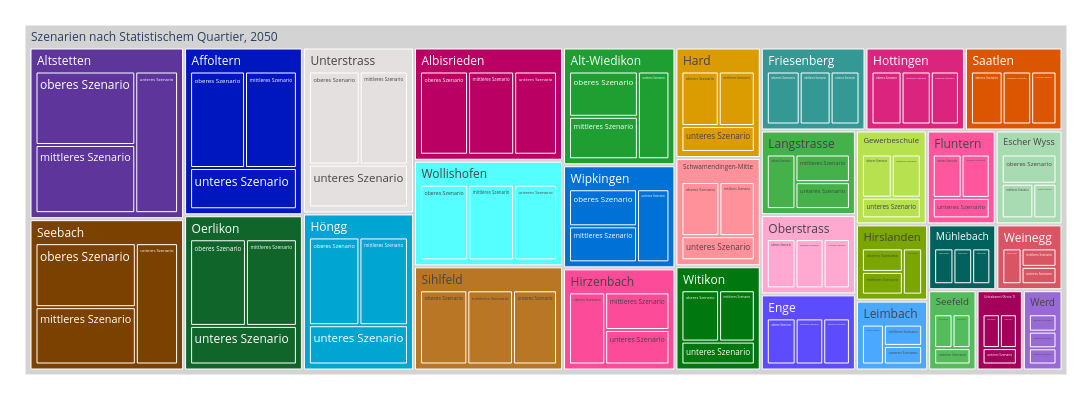

Write notebook code for a chart like this one.
### Code cell
treeMap1 = mypy_dv.plot_px_treemap(
    data=myTM.reset_index()
    ,levels=['QuarLang','VersionArtLang']
    ,values="AnzBestWir"
    ,color="QuarLang"
    #, color_continuous_scale='Blues'
    ,color_discrete_map= farben_dict_zc
    ,height=400
    ,width=1100               
    #,margin_val_bottom=25
    ,myHeaderTitle="Szenarien nach Statistischem Quartier, "+data_max_date
)
treeMap1

### Figure 1 — Plotly figure (JSON) as saved in the notebook; plotly's stock layout.template omitted (floating-point values rounded to 4 significant figures)
{"data": [{"branchvalues": "total", "customdata": [["Höngg"], ["Escher Wyss"], ["Friesenberg"], ["Oerlikon"], ["Langstrasse"], ["Seefeld"], ["Werd"], ["Wipkingen"], ["Witikon"], ["Affoltern"], ["Altstetten"], ["Albisrieden"], ["Albisrieden"], ["Wipkingen"], ["Witikon"], ["Gewerbeschule"], ["Schwamendingen-Mitte"], ["Leimbach"], ["Friesenberg"], ["Escher Wyss"], ["Altstetten"], ["Hirslanden"], ["Seebach"], ["Langstrasse"], ["Fluntern"], ["Enge"], ["Alt-Wiedikon"], ["Fluntern"], ["Gewerbeschule"], ["Hirzenbach"], ["Hottingen"], ["Hirzenbach"], ["Hard"], ["Alt-Wiedikon"], ["Enge"], ["Wollishofen"], ["Oberstrass"], ["Saatlen"], ["Unbekannt (Kreis 1)"], ["Schwamendingen-Mitte"], ["Leimbach"], ["Hirzenbach"], ["Weinegg"], ["Oerlikon"], ["Sihlfeld"], ["Hirslanden"], ["Oberstrass"], ["Höngg"], ["Mühlebach"], ["Oerlikon"], ["Leimbach"], ["Affoltern"], ["Werd"], ["Unterstrass"], ["Oberstrass"], ["Hottingen"], ["Gewerbeschule"], ["Wollishofen"], ["Hottingen"], ["Seefeld"], ["Escher Wyss"], ["Mühlebach"], ["Hard"], ["Fluntern"], ["Enge"], ["Alt-Wiedikon"], ["Unbekannt (Kreis 1)"], ["Sihlfeld"], ["Seefeld"], ["Unterstrass"], ["Unbekannt (Kreis 1)"], ["Seebach"], ["Weinegg"], ["Werd"], ["Unterstrass"], ["Mühlebach"], ["Hirslanden"], ["Hard"], ["Langstrasse"], ["Seebach"], ["Saatlen"], ["Wipkingen"], ["Wollishofen"], ["Witikon"], ["Affoltern"], ["Altstetten"], ["Albisrieden"], ["Friesenberg"], ["Höngg"], ["Schwamendingen-Mitte"], ["Weinegg"], ["Sihlfeld"], ["Saatlen"], ["Affoltern"], ["Albisrieden"], ["Alt-Wiedikon"], ["Altstetten"], ["Enge"], ["Escher Wyss"], ["Fluntern"], ["Friesenberg"], ["Gewerbeschule"], ["Hard"], ["Hirslanden"], ["Hirzenbach"], ["Hottingen"], ["Höngg"], ["Langstrasse"], ["Leimbach"], ["Mühlebach"], ["Oberstrass"], ["Oerlikon"], ["Saatlen"], ["Schwamendingen-Mitte"], ["Seebach"], ["Seefeld"], ["Sihlfeld"], ["Unbekannt (Kreis 1)"], ["Unterstrass"], ["Weinegg"], ["Werd"], ["Wipkingen"], ["Witikon"], ["Wollishofen"], ["(?)"]], "domain": {"x": [0, 1], "y": [0, 1]}, "hovertemplate": "%{label}<br><br>Anzahl:<br>%{value}<extra></extra>", "ids": ["Szenarien nach Statistischem Quartier, 2050/Höngg/mittleres Szenario", "Szenarien nach Statistischem Quartier, 2050/Escher Wyss/mittleres Szenario", "Szenarien nach Statistischem Quartier, 2050/Friesenberg/mittleres Szenario", "Szenarien nach Statistischem Quartier, 2050/Oerlikon/mittleres Szenario", "Szenarien nach Statistischem Quartier, 2050/Langstrasse/mittleres Szenario", "Szenarien nach Statistischem Quartier, 2050/Seefeld/mittleres Szenario", "Szenarien nach Statistischem Quartier, 2050/Werd/mittleres Szenario", "Szenarien nach Statistischem Quartier, 2050/Wipkingen/mittleres Szenario", "Szenarien nach Statistischem Quartier, 2050/Witikon/mittleres Szenario", "Szenarien nach Statistischem Quartier, 2050/Affoltern/mittleres Szenario", "Szenarien nach Statistischem Quartier, 2050/Altstetten/mittleres Szenario", "Szenarien nach Statistischem Quartier, 2050/Albisrieden/mittleres Szenario", "Szenarien nach Statistischem Quartier, 2050/Albisrieden/unteres Szenario", "Szenarien nach Statistischem Quartier, 2050/Wipkingen/oberes Szenario", "Szenarien nach Statistischem Quartier, 2050/Witikon/oberes Szenario", "Szenarien nach Statistischem Quartier, 2050/Gewerbeschule/unteres Szenario", "Szenarien nach Statistischem Quartier, 2050/Schwamendingen-Mitte/unteres Szenario", "Szenarien nach Statistischem Quartier, 2050/Leimbach/oberes Szenario", "Szenarien nach Statistischem Quartier, 2050/Friesenberg/unteres Szenario", "Szenarien nach Statistischem Quartier, 2050/Escher Wyss/unteres Szenario", "Szenarien nach Statistischem Quartier, 2050/Altstetten/unteres Szenario", "Szenarien nach Statistischem Quartier, 2050/Hirslanden/oberes Szenario", "Szenarien nach Statistischem Quartier, 2050/Seebach/oberes Szenario", "Szenarien nach Statistischem Quartier, 2050/Langstrasse/oberes Szenario", "Szenarien nach Statistischem Quartier, 2050/Fluntern/unteres Szenario", "Szenarien nach Statistischem Quartier, 2050/Enge/unteres Szenario", "Szenarien nach Statistischem Quartier, 2050/Alt-Wiedikon/unteres Szenario", "Szenarien nach Statistischem Quartier, 2050/Fluntern/oberes Szenario", "Szenarien nach Statistischem Quartier, 2050/Gewerbeschule/oberes Szenario", "Szenarien nach Statistischem Quartier, 2050/Hirzenbach/oberes Szenario", "Szenarien nach Statistischem Quartier, 2050/Hottingen/unteres Szenario", "Szenarien nach Statistischem Quartier, 2050/Hirzenbach/unteres Szenario", "Szenarien nach Statistischem Quartier, 2050/Hard/unteres Szenario", "Szenarien nach Statistischem Quartier, 2050/Alt-Wiedikon/oberes Szenario", "Szenarien nach Statistischem Quartier, 2050/Enge/oberes Szenario", "Szenarien nach Statistischem Quartier, 2050/Wollishofen/mittleres Szenario", "Szenarien nach Statistischem Quartier, 2050/Oberstrass/oberes Szenario", "Szenarien nach Statistischem Quartier, 2050/Saatlen/oberes Szenario", "Szenarien nach Statistischem Quartier, 2050/Unbekannt (Kreis 1)/oberes Szenario", "Szenarien nach Statistischem Quartier, 2050/Schwamendingen-Mitte/mittleres Szenario", "Szenarien nach Statistischem Quartier, 2050/Leimbach/mittleres Szenario", "Szenarien nach Statistischem Quartier, 2050/Hirzenbach/mittleres Szenario", "Szenarien nach Statistischem Quartier, 2050/Weinegg/oberes Szenario", "Szenarien nach Statistischem Quartier, 2050/Oerlikon/oberes Szenario", "Szenarien nach Statistischem Quartier, 2050/Sihlfeld/oberes Szenario", "Szenarien nach Statistischem Quartier, 2050/Hirslanden/unteres Szenario", "Szenarien nach Statistischem Quartier, 2050/Oberstrass/unteres Szenario", "Szenarien nach Statistischem Quartier, 2050/Höngg/unteres Szenario", "Szenarien nach Statistischem Quartier, 2050/Mühlebach/unteres Szenario", "Szenarien nach Statistischem Quartier, 2050/Oerlikon/unteres Szenario", "Szenarien nach Statistischem Quartier, 2050/Leimbach/unteres Szenario", "Szenarien nach Statistischem Quartier, 2050/Affoltern/unteres Szenario", "Szenarien nach Statistischem Quartier, 2050/Werd/oberes Szenario", "Szenarien nach Statistischem Quartier, 2050/Unterstrass/oberes Szenario", "Szenarien nach Statistischem Quartier, 2050/Oberstrass/mittleres Szenario", "Szenarien nach Statistischem Quartier, 2050/Hottingen/mittleres Szenario", "Szenarien nach Statistischem Quartier, 2050/Gewerbeschule/mittleres Szenario", "Szenarien nach Statistischem Quartier, 2050/Wollishofen/oberes Szenario", "Szenarien nach Statistischem Quartier, 2050/Hottingen/oberes Szenario", "Szenarien nach Statistischem Quartier, 2050/Seefeld/oberes Szenario", "Szenarien nach Statistischem Quartier, 2050/Escher Wyss/oberes Szenario", "Szenarien nach Statistischem Quartier, 2050/Mühlebach/oberes Szenario", "Szenarien nach Statistischem Quartier, 2050/Hard/oberes Szenario", "Szenarien nach Statistischem Quartier, 2050/Fluntern/mittleres Szenario", "Szenarien nach Statistischem Quartier, 2050/Enge/mittleres Szenario", "Szenarien nach Statistischem Quartier, 2050/Alt-Wiedikon/mittleres Szenario", "Szenarien nach Statistischem Quartier, 2050/Unbekannt (Kreis 1)/unteres Szenario", "Szenarien nach Statistischem Quartier, 2050/Sihlfeld/unteres Szenario", "Szenarien nach Statistischem Quartier, 2050/Seefeld/unteres Szenario", "Szenarien nach Statistischem Quartier, 2050/Unterstrass/mittleres Szenario", "Szenarien nach Statistischem Quartier, 2050/Unbekannt (Kreis 1)/mittleres Szenario", "Szenarien nach Statistischem Quartier, 2050/Seebach/mittleres Szenario", "Szenarien nach Statistischem Quartier, 2050/Weinegg/unteres Szenario", "Szenarien nach Statistischem Quartier, 2050/Werd/unteres Szenario", "Szenarien nach Statistischem Quartier, 2050/Unterstrass/unteres Szenario", "Szenarien nach Statistischem Quartier, 2050/Mühlebach/mittleres Szenario", "Szenarien nach Statistischem Quartier, 2050/Hirslanden/mittleres Szenario", "Szenarien nach Statistischem Quartier, 2050/Hard/mittleres Szenario", "Szenarien nach Statistischem Quartier, 2050/Langstrasse/unteres Szenario", "Szenarien nach Statistischem Quartier, 2050/Seebach/unteres Szenario", "Szenarien nach Statistischem Quartier, 2050/Saatlen/unteres Szenario", "Szenarien nach Statistischem Quartier, 2050/Wipkingen/unteres Szenario", "Szenarien nach Statistischem Quartier, 2050/Wollishofen/unteres Szenario", "Szenarien nach Statistischem Quartier, 2050/Witikon/unteres Szenario", "Szenarien nach Statistischem Quartier, 2050/Affoltern/oberes Szenario", "Szenarien nach Statistischem Quartier, 2050/Altstetten/oberes Szenario", "Szenarien nach Statistischem Quartier, 2050/Albisrieden/oberes Szenario", "Szenarien nach Statistischem Quartier, 2050/Friesenberg/oberes Szenario", "Szenarien nach Statistischem Quartier, 2050/Höngg/oberes Szenario", "Szenarien nach Statistischem Quartier, 2050/Schwamendingen-Mitte/oberes Szenario", "Szenarien nach Statistischem Quartier, 2050/Weinegg/mittleres Szenario", "Szenarien nach Statistischem Quartier, 2050/Sihlfeld/mittleres Szenario", "Szenarien nach Statistischem Quartier, 2050/Saatlen/mittleres Szenario", "Szenarien nach Statistischem Quartier, 2050/Affoltern", "Szenarien nach Statistischem Quartier, 2050/Albisrieden", "Szenarien nach Statistischem Quartier, 2050/Alt-Wiedikon", "Szenarien nach Statistischem Quartier, 2050/Altstetten", "Szenarien nach Statistischem Quartier, 2050/Enge", "Szenarien nach Statistischem Quartier, 2050/Escher Wyss", "Szenarien nach Statistischem Quartier, 2050/Fluntern", "Szenarien nach Statistischem Quartier, 2050/Friesenberg", "Szenarien nach Statistischem Quartier, 2050/Gewerbeschule", "Szenarien nach Statistischem Quartier, 2050/Hard", "Szenarien nach Statistischem Quartier, 2050/Hirslanden", "Szenarien nach Statistischem Quartier, 2050/Hirzenbach", "Szenarien nach Statistischem Quartier, 2050/Hottingen", "Szenarien nach Statistischem Quartier, 2050/Höngg", "Szenarien nach Statistischem Quartier, 2050/Langstrasse", "Szenarien nach Statistischem Quartier, 2050/Leimbach", "Szenarien nach Statistischem Quartier, 2050/Mühlebach", "Szenarien nach Statistischem Quartier, 2050/Oberstrass", "Szenarien nach Statistischem Quartier, 2050/Oerlikon", "Szenarien nach Statistischem Quartier, 2050/Saatlen", "Szenarien nach Statistischem Quartier, 2050/Schwamendingen-Mitte", "Szenarien nach Statistischem Quartier, 2050/Seebach", "Szenarien nach Statistischem Quartier, 2050/Seefeld", "Szenarien nach Statistischem Quartier, 2050/Sihlfeld", "Szenarien nach Statistischem Quartier, 2050/Unbekannt (Kreis 1)", "Szenarien nach Statistischem Quartier, 2050/Unterstrass", "Szenarien nach Statistischem Quartier, 2050/Weinegg", "Szenarien nach Statistischem Quartier, 2050/Werd", "Szenarien nach Statistischem Quartier, 2050/Wipkingen", "Szenarien nach Statistischem Quartier, 2050/Witikon", "Szenarien nach Statistischem Quartier, 2050/Wollishofen", "Szenarien nach Statistischem Quartier, 2050"], "labels": ["mittleres Szenario", "mittleres Szenario", "mittleres Szenario", "mittleres Szenario", "mittleres Szenario", "mittleres Szenario", "mittleres Szenario", "mittleres Szenario", "mittleres Szenario", "mittleres Szenario", "mittleres Szenario", "mittleres Szenario", "unteres Szenario", "oberes Szenario", "oberes Szenario", "unteres Szenario", "unteres Szenario", "oberes Szenario", "unteres Szenario", "unteres Szenario", "unteres Szenario", "oberes Szenario", "oberes Szenario", "oberes Szenario", "unteres Szenario", "unteres Szenario", "unteres Szenario", "oberes Szenario", "oberes Szenario", "oberes Szenario", "unteres Szenario", "unteres Szenario", "unteres Szenario", "oberes Szenario", "oberes Szenario", "mittleres Szenario", "oberes Szenario", "oberes Szenario", "oberes Szenario", "mittleres Szenario", "mittleres Szenario", "mittleres Szenario", "oberes Szenario", "oberes Szenario", "oberes Szenario", "unteres Szenario", "unteres Szenario", "unteres Szenario", "unteres Szenario", "unteres Szenario", "unteres Szenario", "unteres Szenario", "oberes Szenario", "oberes Szenario", "mittleres Szenario", "mittleres Szenario", "mittleres Szenario", "oberes Szenario", "oberes Szenario", "oberes Szenario", "oberes Szenario", "oberes Szenario", "oberes Szenario", "mittleres Szenario", "mittleres Szenario", "mittleres Szenario", "unteres Szenario", "unteres Szenario", "unteres Szenario", "mittleres Szenario", "mittleres Szenario", "mittleres Szenario", "unteres Szenario", "unteres Szenario", "unteres Szenario", "mittleres Szenario", "mittleres Szenario", "mittleres Szenario", "unteres Szenario", "unteres Szenario", "unteres Szenario", "unteres Szenario", "unteres Szenario", "unteres Szenario", "oberes Szenario", "oberes Szenario", "oberes Szenario", "oberes Szenario", "oberes Szenario", "oberes Szenario", "mittleres Szenario", "mittleres Szenario", "mittleres Szenario", "Affoltern", "Albisrieden", "Alt-Wiedikon", "Altstetten", "Enge", "Escher Wyss", "Fluntern", "Friesenberg", "Gewerbeschule", "Hard", "Hirslanden", "Hirzenbach", "Hottingen", "Höngg", "Langstrasse", "Leimbach", "Mühlebach", "Oberstrass", "Oerlikon", "Saatlen", "Schwamendingen-Mitte", "Seebach", "Seefeld", "Sihlfeld", "Unbekannt (Kreis 1)", "Unterstrass", "Weinegg", "Werd", "Wipkingen", "Witikon", "Wollishofen", "Szenarien nach Statistischem Quartier, 2050"], "marker": {"colors": ["#00A5D2", "#A8DBB1", "#349894", "#10652A", "#44B14A", "#55BC5D", "#986AD5", "#0072D7", "#00770F", "#0017BF", "#5E359A", "#BA0062", "#BA0062", "#0072D7", "#00770F", "#B7E14E", "#FF919A", "#4AA9FF", "#349894", "#A8DBB1", "#5E359A", "#7BA600", "#7B4100", "#44B14A", "#FF579E", "#5D4BFE", "#1F9E31", "#FF579E", "#B7E14E", "#FC4C99", "#DB247D", "#FC4C99", "#DA9C00", "#1F9E31", "#5D4BFE", "#55FFFF", "#FFA8D0", "#DC5500", "#A30059", "#FF919A", "#4AA9FF", "#FC4C99", "#DA5563", "#10652A", "#B97624", "#7BA600", "#FFA8D0", "#00A5D2", "#00615D", "#10652A", "#4AA9FF", "#0017BF", "#986AD5", "#E4E0DF", "#FFA8D0", "#DB247D", "#B7E14E", "#55FFFF", "#DB247D", "#55BC5D", "#A8DBB1", "#00615D", "#DA9C00", "#FF579E", "#5D4BFE", "#1F9E31", "#A30059", "#B97624", "#55BC5D", "#E4E0DF", "#A30059", "#7B4100", "#DA5563", "#986AD5", "#E4E0DF", "#00615D", "#7BA600", "#DA9C00", "#44B14A", "#7B4100", "#DC5500", "#0072D7", "#55FFFF", "#00770F", "#0017BF", "#5E359A", "#BA0062", "#349894", "#00A5D2", "#FF919A", "#DA5563", "#B97624", "#DC5500", "#0017BF", "#BA0062", "#1F9E31", "#5E359A", "#5D4BFE", "#A8DBB1", "#FF579E", "#349894", "#B7E14E", "#DA9C00", "#7BA600", "#FC4C99", "#DB247D", "#00A5D2", "#44B14A", "#4AA9FF", "#00615D", "#FFA8D0", "#10652A", "#DC5500", "#FF919A", "#7B4100", "#55BC5D", "#B97624", "#A30059", "#E4E0DF", "#DA5563", "#986AD5", "#0072D7", "#00770F", "#55FFFF", "lightgrey"]}, "name": "", "parents": ["Szenarien nach Statistischem Quartier, 2050/Höngg", "Szenarien nach Statistischem Quartier, 2050/Escher Wyss", "Szenarien nach Statistischem Quartier, 2050/Friesenberg", "Szenarien nach Statistischem Quartier, 2050/Oerlikon", "Szenarien nach Statistischem Quartier, 2050/Langstrasse", "Szenarien nach Statistischem Quartier, 2050/Seefeld", "Szenarien nach Statistischem Quartier, 2050/Werd", "Szenarien nach Statistischem Quartier, 2050/Wipkingen", "Szenarien nach Statistischem Quartier, 2050/Witikon", "Szenarien nach Statistischem Quartier, 2050/Affoltern", "Szenarien nach Statistischem Quartier, 2050/Altstetten", "Szenarien nach Statistischem Quartier, 2050/Albisrieden", "Szenarien nach Statistischem Quartier, 2050/Albisrieden", "Szenarien nach Statistischem Quartier, 2050/Wipkingen", "Szenarien nach Statistischem Quartier, 2050/Witikon", "Szenarien nach Statistischem Quartier, 2050/Gewerbeschule", "Szenarien nach Statistischem Quartier, 2050/Schwamendingen-Mitte", "Szenarien nach Statistischem Quartier, 2050/Leimbach", "Szenarien nach Statistischem Quartier, 2050/Friesenberg", "Szenarien nach Statistischem Quartier, 2050/Escher Wyss", "Szenarien nach Statistischem Quartier, 2050/Altstetten", "Szenarien nach Statistischem Quartier, 2050/Hirslanden", "Szenarien nach Statistischem Quartier, 2050/Seebach", "Szenarien nach Statistischem Quartier, 2050/Langstrasse", "Szenarien nach Statistischem Quartier, 2050/Fluntern", "Szenarien nach Statistischem Quartier, 2050/Enge", "Szenarien nach Statistischem Quartier, 2050/Alt-Wiedikon", "Szenarien nach Statistischem Quartier, 2050/Fluntern", "Szenarien nach Statistischem Quartier, 2050/Gewerbeschule", "Szenarien nach Statistischem Quartier, 2050/Hirzenbach", "Szenarien nach Statistischem Quartier, 2050/Hottingen", "Szenarien nach Statistischem Quartier, 2050/Hirzenbach", "Szenarien nach Statistischem Quartier, 2050/Hard", "Szenarien nach Statistischem Quartier, 2050/Alt-Wiedikon", "Szenarien nach Statistischem Quartier, 2050/Enge", "Szenarien nach Statistischem Quartier, 2050/Wollishofen", "Szenarien nach Statistischem Quartier, 2050/Oberstrass", "Szenarien nach Statistischem Quartier, 2050/Saatlen", "Szenarien nach Statistischem Quartier, 2050/Unbekannt (Kreis 1)", "Szenarien nach Statistischem Quartier, 2050/Schwamendingen-Mitte", "Szenarien nach Statistischem Quartier, 2050/Leimbach", "Szenarien nach Statistischem Quartier, 2050/Hirzenbach", "Szenarien nach Statistischem Quartier, 2050/Weinegg", "Szenarien nach Statistischem Quartier, 2050/Oerlikon", "Szenarien nach Statistischem Quartier, 2050/Sihlfeld", "Szenarien nach Statistischem Quartier, 2050/Hirslanden", "Szenarien nach Statistischem Quartier, 2050/Oberstrass", "Szenarien nach Statistischem Quartier, 2050/Höngg", "Szenarien nach Statistischem Quartier, 2050/Mühlebach", "Szenarien nach Statistischem Quartier, 2050/Oerlikon", "Szenarien nach Statistischem Quartier, 2050/Leimbach", "Szenarien nach Statistischem Quartier, 2050/Affoltern", "Szenarien nach Statistischem Quartier, 2050/Werd", "Szenarien nach Statistischem Quartier, 2050/Unterstrass", "Szenarien nach Statistischem Quartier, 2050/Oberstrass", "Szenarien nach Statistischem Quartier, 2050/Hottingen", "Szenarien nach Statistischem Quartier, 2050/Gewerbeschule", "Szenarien nach Statistischem Quartier, 2050/Wollishofen", "Szenarien nach Statistischem Quartier, 2050/Hottingen", "Szenarien nach Statistischem Quartier, 2050/Seefeld", "Szenarien nach Statistischem Quartier, 2050/Escher Wyss", "Szenarien nach Statistischem Quartier, 2050/Mühlebach", "Szenarien nach Statistischem Quartier, 2050/Hard", "Szenarien nach Statistischem Quartier, 2050/Fluntern", "Szenarien nach Statistischem Quartier, 2050/Enge", "Szenarien nach Statistischem Quartier, 2050/Alt-Wiedikon", "Szenarien nach Statistischem Quartier, 2050/Unbekannt (Kreis 1)", "Szenarien nach Statistischem Quartier, 2050/Sihlfeld", "Szenarien nach Statistischem Quartier, 2050/Seefeld", "Szenarien nach Statistischem Quartier, 2050/Unterstrass", "Szenarien nach Statistischem Quartier, 2050/Unbekannt (Kreis 1)", "Szenarien nach Statistischem Quartier, 2050/Seebach", "Szenarien nach Statistischem Quartier, 2050/Weinegg", "Szenarien nach Statistischem Quartier, 2050/Werd", "Szenarien nach Statistischem Quartier, 2050/Unterstrass", "Szenarien nach Statistischem Quartier, 2050/Mühlebach", "Szenarien nach Statistischem Quartier, 2050/Hirslanden", "Szenarien nach Statistischem Quartier, 2050/Hard", "Szenarien nach Statistischem Quartier, 2050/Langstrasse", "Szenarien nach Statistischem Quartier, 2050/Seebach", "Szenarien nach Statistischem Quartier, 2050/Saatlen", "Szenarien nach Statistischem Quartier, 2050/Wipkingen", "Szenarien nach Statistischem Quartier, 2050/Wollishofen", "Szenarien nach Statistischem Quartier, 2050/Witikon", "Szenarien nach Statistischem Quartier, 2050/Affoltern", "Szenarien nach Statistischem Quartier, 2050/Altstetten", "Szenarien nach Statistischem Quartier, 2050/Albisrieden", "Szenarien nach Statistischem Quartier, 2050/Friesenberg", "Szenarien nach Statistischem Quartier, 2050/Höngg", "Szenarien nach Statistischem Quartier, 2050/Schwamendingen-Mitte", "Szenarien nach Statistischem Quartier, 2050/Weinegg", "Szenarien nach Statistischem Quartier, 2050/Sihlfeld", "Szenarien nach Statistischem Quartier, 2050/Saatlen", "Szenarien nach Statistischem Quartier, 2050", "Szenarien nach Statistischem Quartier, 2050", "Szenarien nach Statistischem Quartier, 2050", "Szenarien nach Statistischem Quartier, 2050", "Szenarien nach Statistischem Quartier, 2050", "Szenarien nach Statistischem Quartier, 2050", "Szenarien nach Statistischem Quartier, 2050", "Szenarien nach Statistischem Quartier, 2050", "Szenarien nach Statistischem Quartier, 2050", "Szenarien nach Statistischem Quartier, 2050", "Szenarien nach Statistischem Quartier, 2050", "Szenarien nach Statistischem Quartier, 2050", "Szenarien nach Statistischem Quartier, 2050", "Szenarien nach Statistischem Quartier, 2050", "Szenarien nach Statistischem Quartier, 2050", "Szenarien nach Statistischem Quartier, 2050", "Szenarien nach Statistischem Quartier, 2050", "Szenarien nach Statistischem Quartier, 2050", "Szenarien nach Statistischem Quartier, 2050", "Szenarien nach Statistischem Quartier, 2050", "Szenarien nach Statistischem Quartier, 2050", "Szenarien nach Statistischem Quartier, 2050", "Szenarien nach Statistischem Quartier, 2050", "Szenarien nach Statistischem Quartier, 2050", "Szenarien nach Statistischem Quartier, 2050", "Szenarien nach Statistischem Quartier, 2050", "Szenarien nach Statistischem Quartier, 2050", "Szenarien nach Statistischem Quartier, 2050", "Szenarien nach Statistischem Quartier, 2050", "Szenarien nach Statistischem Quartier, 2050", "Szenarien nach Statistischem Quartier, 2050", ""], "root": {"color": "grey"}, "type": "treemap", "values": [28130, 9360, 13820, 28990, 12710, 6170, 5020, 18430, 14250, 32290, 42550, 27060, 25130, 18950, 15050, 10270, 13550, 8770, 12910, 6840, 37960, 9070, 41360, 13210, 9890, 11060, 19820, 10610, 10840, 19700, 12680, 16730, 14480, 22320, 11960, 25070, 12420, 14290, 6030, 14690, 8160, 18270, 7360, 31780, 25560, 8420, 11380, 25700, 6920, 27080, 7120, 28420, 5250, 30840, 12120, 13120, 10550, 26390, 13510, 6290, 13670, 7340, 15480, 10320, 11470, 20910, 5780, 23770, 6040, 29290, 5900, 37040, 6480, 4880, 27670, 7130, 8750, 14960, 12390, 33020, 11410, 17810, 23500, 13080, 34230, 45880, 28210, 14680, 29270, 15760, 6910, 24620, 12870, 94940, 80400, 63050, 126390, 34490, 29870, 30820, 41410, 31660, 44920, 26240, 54700, 39310, 83100, 38310, 24050, 21390, 35920, 87850, 38570, 44000, 111420, 18500, 73950, 17710, 87800, 20750, 15150, 55190, 42380, 74960, 1589200]}], "layout": {"height": 400, "legend": {"tracegroupgap": 0}, "margin": {"b": 25, "l": 25, "r": 25, "t": 25}, "width": 1100}}
